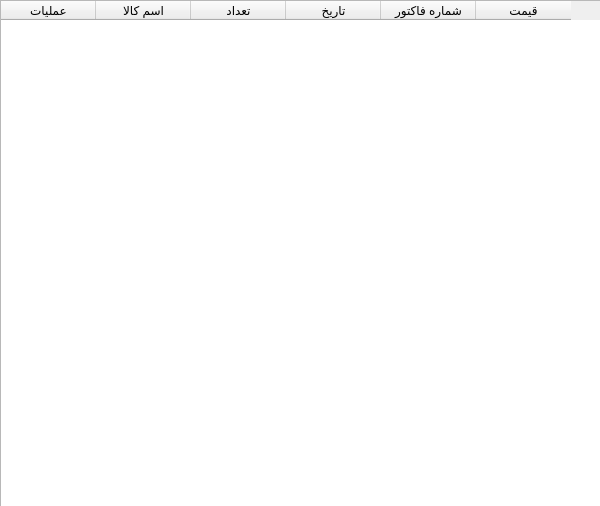
<?xml version="1.0" encoding="UTF-8"?>
<ui version="4.0">
 <class>Form</class>
 <widget class="QWidget" name="Form">
  <property name="geometry">
   <rect>
    <x>0</x>
    <y>0</y>
    <width>600</width>
    <height>506</height>
   </rect>
  </property>
  <property name="windowTitle">
   <string>History</string>
  </property>
  <widget class="QTableWidget" name="tableWidget">
   <property name="geometry">
    <rect>
     <x>0</x>
     <y>0</y>
     <width>601</width>
     <height>511</height>
    </rect>
   </property>
   <property name="alternatingRowColors">
    <bool>false</bool>
   </property>
   <attribute name="horizontalHeaderCascadingSectionResizes">
    <bool>false</bool>
   </attribute>
   <attribute name="horizontalHeaderDefaultSectionSize">
    <number>95</number>
   </attribute>
   <attribute name="verticalHeaderCascadingSectionResizes">
    <bool>false</bool>
   </attribute>
   <column>
    <property name="text">
     <string>عملیات</string>
    </property>
   </column>
   <column>
    <property name="text">
     <string>اسم کالا</string>
    </property>
   </column>
   <column>
    <property name="text">
     <string>تعداد</string>
    </property>
   </column>
   <column>
    <property name="text">
     <string>تاریخ</string>
    </property>
   </column>
   <column>
    <property name="text">
     <string>شماره فاکتور</string>
    </property>
   </column>
   <column>
    <property name="text">
     <string>قیمت</string>
    </property>
   </column>
  </widget>
 </widget>
 <resources/>
 <connections/>
</ui>
